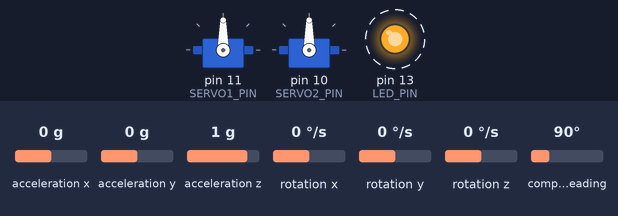
The sketch below on a simulated Arduino Uno, built with avr-gcc and run on an emulated ATmega328P. Shown: 2 × servo, output pins drawn as LEDs (lit = HIGH). Wiring (inferred from the names in the program): HMC5883L compass at I2C address 0x1E; ADXL345 accelerometer at I2C address 0x53; ITG-3200 gyroscope at I2C address 0x68. Dashed ring = blinking. The inputs (shaded band) are chosen by the test bench; at power-on: acceleration x 0 g, acceleration y 0 g, acceleration z 1 g, rotation x 0 °/s, rotation y 0 °/s, rotation z 0 °/s, compass heading 90°.

Above: at 1.6 s.
Timing chart, 0 to 5.7 s (numbered marks = the images above):
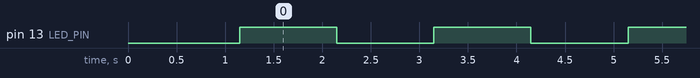

The sketch:

gibteh_robot.ino
```cpp
//
// прошивка робота для
// мастер-класса по гибридным технологиям
// гибтехбфу.рф
//

/*
железо робота:

* Arduino UNO
    http://robocraft.ru/shop/index.php?route=product/product&product_id=145

* IO Expansion Shield for Arduino V7.1
    http://www.dfrobot.com/wiki/index.php/IO_Expansion_Shield_for_Arduino_V7_SKU:DFR0265
    http://www.robototehnika.ru/e-store/catalog/201/811/

* Bluetooth Bee DFRobot v2
    http://www.dfrobot.com/wiki/index.php?title=BLUETOOH_BEE_(SKU:TEL0023)
    http://www.robototehnika.ru/e-store/catalog/248/1058/

Baud rate default: 9600
Pair: 1234

* модуль IMU GY-85
IMU (Inertial measurement unit - Инерционное измерительное устройство) модуль - позволяет определить положение в пространстве.
В составе :
3х осевой цифровой гироскоп ITG3205
3х осевой цифровой акселерометр ADXL345
3х осевой цифровой магнитометр HMC5883L
http://robocraft.ru/shop/index.php?route=product/product&path=45&product_id=265

* Сервомашинки SERVO SG-5010
    http://robocraft.ru/shop/index.php?route=product/product&path=18&product_id=59

* Понижающий DC-DC преобразователь 2A (рег.) - для питания сервомашинок (настроен на 5В)
    http://robocraft.ru/shop/index.php?route=product/product&path=54&product_id=251

* батарейный отсек на 6 элементов AA

* концевой выключатель - TIAIHUA 1A 125V AC - Shaped Lever 3 Pin Momentary SPDT Mini Micro Switch Normally Open Close

-=-=-=-=-=-=-=-=-=-=-=-=-=-=-=-=-=-=-=-=-=-=-=-=-=-=-=-=-

Протокол взаимодействия ПК и робота по Bluetooth-каналу

от робота:
2 байта - заголовок 0xAAAA
2 байта - последний посланный от ПК угол сервомашинки1
2 байта - последний посланный от ПК угол сервомашинки2
2 байта - угол наклона
1 байт - состояние датчика касания
2 байт - показания дальномера

от ПК:
2 байта - заголовок 0xAAAA
2 байта - угол сервомашинки1
2 байта - угол сервомашинки2

двухбайтовые значения в формате little-endian (LSB, MSB)

-=-=-=-=-=-=-=-=-=-=-=-=-=-=-=-=-=-=-=-=-=-=-=-=-=-=-=-=-

используемые библиотеки:

ультразвуковой сонар:
http://playground.arduino.cc/Code/NewPing
    https://bitbucket.org/teckel12/arduino-new-ping/downloads/NewPing_v1.8.zip

IMU:
Файлы проекта Razor AHRS ( v1.4.1 - Arduino+Processing+Matlab)
https://dev.qu.tu-berlin.de/login?back_url=https%3A%2F%2Fdev.qu.tu-berlin.de%2Fprojects%2Fsf-razor-9dof-ahrs%2Fwiki%2FTutorial
http://robocraft.ru/files/sensors/IMU/Razor%20AHRS%20Firmware%20and%20Test%20Sketch%20v1.4.1.zip

В секции "HARDWARE OPTIONS" раскомментировать сторку
#define HW__VERSION_CODE 10724 // SparkFun "9DOF Sensor Stick" version "SEN-10724" (HMC5883L magnetometer)

Пример скетча (минималистичная версия на базе Razor AHRS - убрана вся фильтрация, математика, совместимость с другими модулями и т.п.  - просто ROW с датчиков в Serial)
http://robocraft.ru/files/sensors/IMU/IMU.ino
*/

#include <stdint.h>
#include "definitions.h"
#include "utils.h"
#include <Servo.h>
#include <Wire.h>
#include <NewPing.h> //#include <Ultrasonic.h>
#include "imu.h"

#pragma pack(push, 1)
typedef struct RobotData {
    uint16_t header;
    uint16_t servo1_pos;
    uint16_t servo2_pos;
    uint16_t angle;
    uint8_t end_sensor;
    uint16_t distance;
} RobotData;

typedef struct PCData {
    uint16_t header;
    uint16_t servo1_pos;
    uint16_t servo2_pos;
} PCData;
#pragma pack(pop)

RobotData robot_data;
PCData pc_command;

int8_t buffer[32] = {0};
size_t buffer_size = 0;
int mode_ = MODE_PCKT_START1;

typedef struct RobotLeg {
    Servo servo[SERVO_COUNT];
    int pos[SERVO_COUNT];

    void init() {
        servo[0].attach(SERVO1_PIN);
        servo[1].attach(SERVO2_PIN);

#if defined(INPUT_PULLUP)
        pinMode(END_SENSOR_PIN, INPUT_PULLUP);
#else
        pinMode(END_SENSOR_PIN, INPUT);
        digitalWrite(END_SENSOR_PIN, HIGH);  // turn on internal pull-up
#endif
    }

    void move(int16_t servo1_pos, int16_t servo2_pos) {
        pos[0] = servo1_pos;
        pos[1] = servo2_pos;

        for(int i=0; i<SERVO_COUNT; i++) {
            servo[i].write(pos[i]);
        }
        delay(SERVO_MOVEMENT_DELAY_MS);
    }
} RobotLeg;

RobotLeg robot_leg;

NewPing ultrasonic(ULTRASONIC_TRIG_PIN, ULTRASONIC_ECHO_PIN, ULTRASONIC_MAX_DISTANCE_CM);

unsigned long blink_time = 0;
byte blink_val = 0;

void setup()
{
    Serial.begin(SERIAL_SPEED);
    pinMode(LED_PIN, OUTPUT);

    robot_leg.init();

    init_imu();

    delay(1000);
    robot_leg.move(SERVO1_DEFAULT_POS, SERVO2_DEFAULT_POS);

#if SHOW_DEBUG_INFO
    Serial.print(F("Free RAM: "));
    Serial.println(free_Ram());
#endif
}

void loop()
{
    process_serial_commands();

    //if(is_Time(imu_time, IMU_INTERVAL)) {
    if(get_imu_angles()) {
        update_angle();
    }

    if(is_time(blink_time, 1000)) {
        digitalWrite(LED_PIN, !blink_val);
        blink_val = !blink_val;
    }
}

void process_serial_commands()
{
    if(Serial.available()) {
        int data = Serial.read();

        if(data < 0) {
            return;
        }

        buffer[buffer_size++] = data;

        if( mode_ == MODE_PCKT_START1 ) {
            if(data == PCKT_START1) {
                mode_++;
            }
            else {
                buffer_size = 0;
            }
        }
        else if( mode_ == MODE_PCKT_START2 ) {
            if(data == PCKT_START2) {
                mode_++;
            }
            else {
                mode_ = MODE_PCKT_START1;
                buffer_size = 0;
            }
        }

        if(buffer_size >= sizeof(pc_command)) {
            mode_ = MODE_PCKT_START1;
            buffer_size = 0;

            memcpy(&pc_command, buffer, sizeof(pc_command));
            make_command();
        }
    }
}

void make_command()
{
    robot_leg.move(pc_command.servo1_pos, pc_command.servo2_pos);

    send_robot_data();
}

void read_end_sensor()
{
    robot_data.end_sensor = digitalRead(END_SENSOR_PIN);

#if SHOW_DEBUG_INFO
    Serial.print(F("End sensor: "));
    Serial.println(robot_data.end_sensor);
#endif
}

void update_angle()
{
    robot_data.angle = (uint16_t)(TO_DEG(roll) + 180);
}

void read_ultrasonic()
{
    // get distance
    unsigned long cm = ultrasonic.ping_cm();
    robot_data.distance = (uint16_t)cm;

    if ((robot_data.distance < 1) || (robot_data.distance > ULTRASONIC_MAX_DISTANCE_CM)) {
        robot_data.distance = ULTRASONIC_MAX_DISTANCE_CM;
    }

#if SHOW_DEBUG_INFO
    Serial.print(F("US distance: "));
    Serial.print(cm);
    Serial.print(F(" : "));
    Serial.println(robot_data.distance);
#endif
}

void send_robot_data()
{
    robot_data.header = (PCKT_START1 << 8 ) | PCKT_START2;
    robot_data.servo1_pos = robot_leg.pos[0];
    robot_data.servo2_pos = robot_leg.pos[1];

    read_end_sensor();
    read_ultrasonic();

    // send packet
    send_buf((const uint8_t *)&robot_data, sizeof(robot_data));
}

void send_buf(const uint8_t *buf, const size_t buf_size)
{
    for(size_t i=0; i<buf_size; i++) {
        Serial.write(buf[i]);
    }

    Serial.flush(); // Waits for the transmission of outgoing serial data to complete.
}
```

definitions.h
```cpp
//
// Robot definitions
//

#ifndef _DEFINITIONS_H_
#define _DEFINITIONS_H_

#if defined(ARDUINO) && ARDUINO >= 100
#include "Arduino.h"
#else
#include "WProgram.h"
#endif

#define SHOW_DEBUG_INFO     0

#define SERIAL_SPEED    9600

// servo count of robot leg
#define SERVO_COUNT 2

// PIN CONNECTIONS
#define LED_PIN 13

// servo
#define SERVO1_PIN 11
#define SERVO2_PIN 10

// ulrasonic
#define ULTRASONIC_TRIG_PIN 8
#define ULTRASONIC_ECHO_PIN 9

// end stop
#define END_SENSOR_PIN 2

// max ultrasonic distance
#define ULTRASONIC_MAX_DISTANCE_CM 200

// delay anfter servo movement
#define SERVO_MOVEMENT_DELAY_MS 20

// initial servo positions
#define SERVO1_DEFAULT_POS 90
#define SERVO2_DEFAULT_POS 90

// prefix for data packet
#define PCKT_START1      0xAA
#define PCKT_START2      0xAA

enum {MODE_PCKT_START1=0, MODE_PCKT_START2, MODE_PCKT_DATA};

#endif //#ifndef _DEFINITIONS_H_
```

utils.cpp
```cpp
//
// вспомогательные функции
//
//

#include "utils.h"

void debug_info(const char *str)
{
#if SHOW_DEBUG_INFO
    Serial.println(str);
#endif
}

void debug_info(const __FlashStringHelper *ifsh)
{
#if SHOW_DEBUG_INFO
    Serial.println(ifsh);
#endif
}

int free_Ram ()
{
    extern int __heap_start, *__brkval;
    int v;
    return (int) &v - (__brkval == 0 ? (int) &__heap_start : (int) __brkval);
}

bool is_time(unsigned long &timeMark, unsigned long timeInterval)
{
    unsigned long timeCurrent;
    unsigned long timeElapsed;

    bool result = false;

    timeCurrent = millis();
    if( timeCurrent < timeMark ) { // Rollover detected
        // elapsed = all the ticks to overflow + all the ticks since overflow
        timeElapsed = (TIMECTL_MAXTICKS - timeMark) + timeCurrent;
    }
    else {
        timeElapsed = timeCurrent - timeMark;
    }

    if(timeElapsed >= timeInterval) {
        timeMark = timeCurrent;
        result = true;
    }

    return (result);
}

// считывание значения с простым устранением "дребезга контактов"
int debounce_digitalRead(uint8_t pin)
{
#if 1
    int cur_pinState = 0;
    uint8_t counter;
    uint8_t period = 50;

    uint8_t _counter = 0;
    while(_counter++ < 5) {
        counter = 0;
        for(uint8_t i=0; i<period; i++) {
            cur_pinState = digitalRead(pin);
            delayMicroseconds(1);
            if(digitalRead(pin) == cur_pinState) {
                ++counter;
            }
        }
        if(counter == period)
            break;
    }

    return cur_pinState;

#else
    return digitalRead(pin);
#endif
}
```

utils.h
```cpp
//
// вспомогательные функции
//
// http://robocraft.ru
//

#ifndef _UTILS_H_
#define _UTILS_H_

#include "definitions.h"

void debug_info(const char* str);
void debug_info(const __FlashStringHelper *ifsh);

// возвращает количество свободной памяти
// http://robocraft.ru/blog/arduino/531.html
int free_Ram();

//**********************************************************
// based on IsTime() function - David Fowler, AKA uCHobby, http://www.uchobby.com 01/21/2012
// http://www.uchobby.com/index.php/2012/01/21/replacing-delay-in-arduino-sketches-istime-to-the-rescue/
//

#define TIMECTL_MAXTICKS  4294967295L
#define TIMECTL_INIT      0

bool is_time(unsigned long &timeMark, unsigned long timeInterval);

// считывание значения с простым устранением "дребезга контактов"
int debounce_digitalRead(uint8_t pin);

#endif //#ifndef _UTILS_H_
```

Source omitted: imu.h (24345 bytes)

Measured:
- by itself, pin 13 (LED_PIN): alternates HIGH for 1.0 s and LOW for 1.0 s
